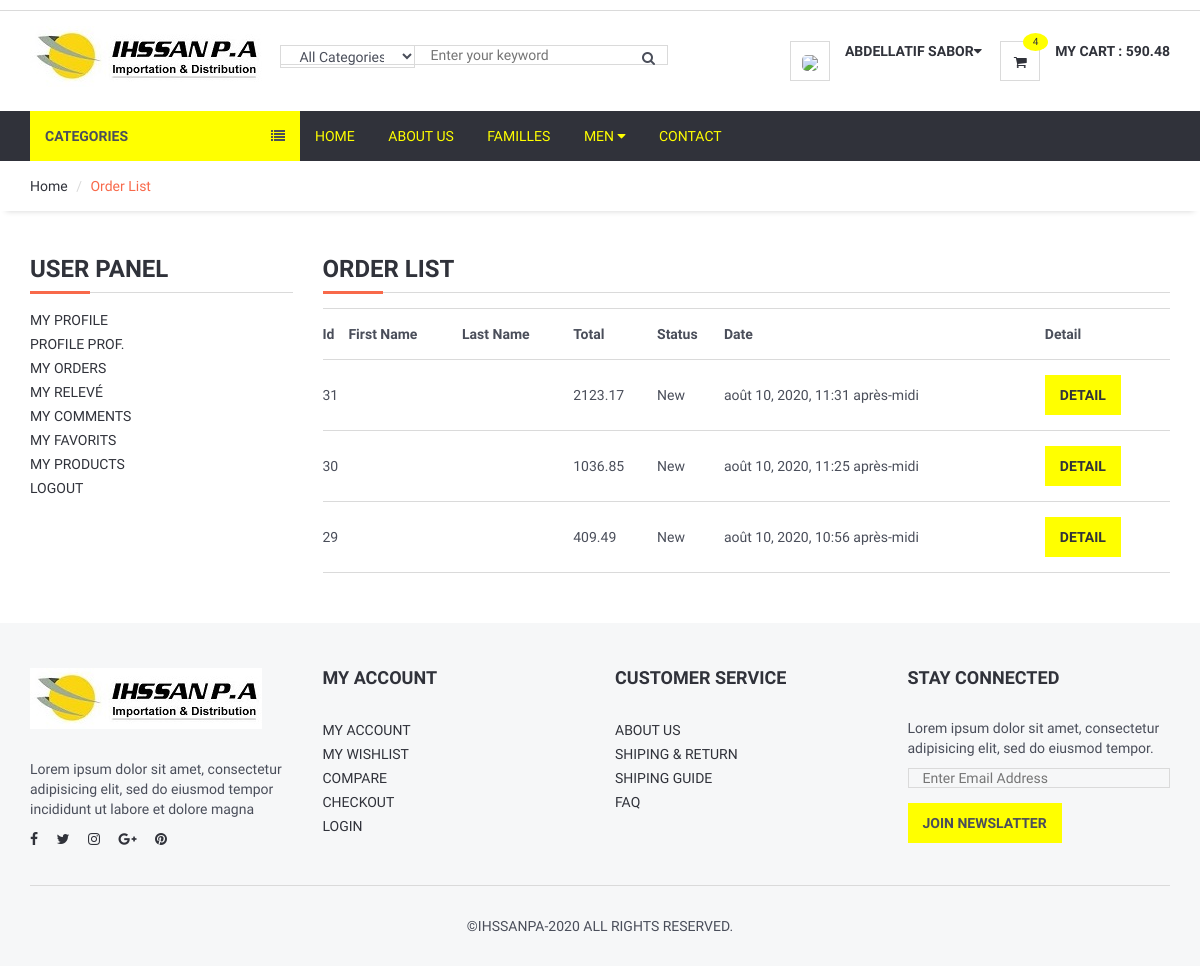
Screenshot of /user/orders (signed in) with the database file from the repository.
### order/models.py (models this page shows, shortened)
class Order(models.Model):
    STATUS = (
        ('New','New'),
        ('Export','Export'),
    )
    user = models.ForeignKey(User, on_delete=models.SET_NULL, null=True)
    code = models.CharField(max_length=5, editable=False)
    note = models.CharField(null=True, max_length=100)
    total=models.FloatField(default=1)
    status = models.CharField(choices=STATUS, default='New', max_length=10)
    ip = models.CharField(blank=True, max_length=20)
    adminnote=models.CharField(null=True, max_length=100)
    date = models.DateField(auto_now_add=True)
    create_at = models.DateTimeField(auto_now_add=True)
    update_at = models.DateTimeField(auto_now=True)

### user/views.py (the view)
# urls.py: path('orders', views.user_orders, name='user_orders'),
@login_required(login_url='/login')
def user_orders(request):
    category = Category.objects.all()
    current_user = request.user
    orders = Order.objects.filter(user_id=current_user.id).order_by('-id')
    context = {
        'category':category,
        'orders' : orders
                }
    return render(request,'user_orders.html', context)

### home/templatetags/myapptags.py (called while the page is built)
@register.simple_tag
def categorylist():
    return Category.objects.all()

@register.simple_tag
def shopcartcount(userid):
    count = ShopCart.objects.filter(user_id=userid).count()
    return count

@register.simple_tag
def totalcart(userid):
    shopcart = ShopCart.objects.filter(user_id=userid)
    total=0
    for rs in shopcart:
        total += rs.quantity * (rs.product.price - (rs.product.price * (rs.product.remise / 100)))
    return total

### user/templates/user_orders.html (shortened to what this page needs)
{% extends "_homebase.html" %}
    {% load static %}
{% block header %}{% include "_header.html" %}{% endblock %}
{% block sidebar %}{% include "_sidebar.html" %}{% endblock %}
{% block body %}
	<div id="breadcrumb">
		<div class="container">
			<ul class="breadcrumb">
				<li><a href="/">Home</a></li>
				<li class="active">Order List</li>
			</ul>
		</div>
	</div>
	<div class="section">
		<div class="container">
			<div class="row">
					<div class="col-md-3">
						{% include "user_panel.html" %}
					</div>
					<div class="col-md-9">
						<div class="order-summary clearfix">
							<div class="section-title">
								<h3 class="title">Order List</h3>
							</div>
							<table class="shopping-cart-table table">
								<tr>
										<th class="text-left">Id</th>
										<th class="text-left">First Name</th>
										<th class="text-left">Last Name</th>
										<th class="text-left">Total</th>
										<th class="text-left">Status</th>
										<th class="text-left">Date</th>
										<th class="text-left">Detail</th>
								</tr>
								{% for rs in orders %}
									<tr>
										<td class="text-left">{{rs.id}}</td>
										<td class="text-left">{{rs.first_name}}</td>
										<td class="text-left">{{rs.last_name}}</td>
										<td class="text-left">{{rs.total| stringformat:".2f"}}</td>
										<td class="text-left">{{rs.status}}</td>
										<td class="text-left">{{rs.create_at}}</td>
										<td class="text-left"><a class="primary-btn"  href="/user/orderdetail/{{rs.id}}">Detail</a></td>
									</tr>
								{% endfor %}
							</table>
						</div>
					</div>
			</div>
		</div>
	</div>
{% endblock %}
{% block footer %}{% include "_footer.html" %}{% endblock %}

### home/templates/_homebase.html (shortened to what this page needs)
<!DOCTYPE html>
<html lang="en">
<head>
    {% load static %}
	<link type="text/css" rel="stylesheet" href="{% static 'css/bootstrap.min.css' %}" />
	<link type="text/css" rel="stylesheet" href="{% static 'css/slick.css' %}" />
	<link type="text/css" rel="stylesheet" href="{% static 'css/slick-theme.css' %}" />
	<link type="text/css" rel="stylesheet" href="{% static 'css/nouislider.min.css' %}" />
	<link rel="stylesheet" href="{% static 'css/font-awesome.min.css' %}">
	<link type="text/css" rel="stylesheet" href="{% static 'css/style.css' %}" />
<link rel="stylesheet" href="https://ajax.googleapis.com/ajax/libs/jqueryui/1.11.4/themes/smoothness/jquery-ui.css">
</head>
<body>
	  {% block header %} {% endblock %}
      {% block sidebar %} {% endblock %}
      {% block body %} {% endblock %}
	  {% block footer %} {% endblock %}
</body>
</html>

### home/templates/_header.html (shortened to what this page needs)
  {% load static %}
	<header>
		<div id="top-header">
		</div>
		<div id="header">
			<div class="container">
				<div class="pull-left">
					<div class="header-logo">
						<a class="logo" href="/">
							<img src="{% static '/' %}img/logo.jpg" alt="">
						</a>
					</div>
					<div class="header-search">
						<form action="/search/" method="POST">
							<input class="input search-input" id="query" name="query"  type="text" placeholder="Enter your keyword">
							<select class="input search-categories" id="catid" name="catid" style="height:23px">
								<option value="0">All Categories</option>
							{% load myapptags %}
								{% load mptt_tags %}
							</select>
							<button class="search-btn" style="height:25px"><i class="fa fa-search"></i></button>
						</form>
					</div>
				</div>
				<div class="pull-right">
					<ul class="header-btns">
						<li class="header-account dropdown default-dropdown">
                            {% if user.id is not None %}
                            <div class="dropdown-toggle" role="button" data-toggle="dropdown" aria-expanded="true">
								<div class="header-btns-icon">
							<img src="{{request.session.userimage}}" style="height:40px;border-radius:30%">
								</div>
								<strong class="text-uppercase">{{ user.first_name }}  {{ user.last_name }}<i class="fa fa-caret-down"></i></strong>
							</div>
                            {% else %}
							<a href="/login" class="text-uppercase">Login</a> /
                            <a href="/signup" class="text-uppercase">Sign Up</a>
                            {% endif %}
						</li>
						<li class="header-cart dropdown default-dropdown">
							<a href="/shopcart/" >
								<div class="header-btns-icon">
									<i class="fa fa-shopping-cart"></i>
										{% load myapptags  %}
										{% shopcartcount user.id as count  %}
									<span class="qty">{{count}}</span>
								</div>
										{% load myapptags  %}
										{% totalcart user.id as total  %}
								<strong class="text-uppercase">My Cart : {{total  | stringformat:".2f"}}</strong>
							</a>
						</li>
					</ul>
				</div>
			</div>
		</div>
	</header>

### home/templates/_sidebar.html (shortened to what this page needs)
	  {% load static %}
	<div id="navigation">
		<div class="container">
			<div id="responsive-nav">
				{% if page %}
				<div class="category-nav">
					{% else %}
				<div class="category-nav show-on-click">
					{% endif %}
					<span class="category-header">Categories <i class="fa fa-list"></i></span>
					{% load myapptags %}
					{% load mptt_tags %}
				</div>
				<div class="menu-nav">
					<ul class="menu-list">
						<li><a href="/">Home</a></li>
						<li><a href="/about">About us</a></li>
						<li><a href="/famille">Familles</a></li>
						<li class="dropdown mega-dropdown full-width"><a class="dropdown-toggle" data-toggle="dropdown" aria-expanded="true">Men <i class="fa fa-caret-down"></i></a>
						</li>
						<li><a href="/contact">Contact</a></li>
				</div>
			</div>
		</div>
	</div>

### home/templates/_slider.html (shortened to what this page needs)
  {% load static %}

### user/templates/user_panel.html
<div class="billing-details">
    <div class="section-title">
        <h3 class="title">User Panel</h3>
    </div>
    <div class="aside">
    <ul class="list-links">
        <li><a href="/user">My Profile</a> </li>
        <li><a href="/user/profile_pro">Profile Prof.</a> </li>
        <li><a href="/user/orders">My Orders</a> </li>
        <li><a href="/user/releve">My Relevé</a> </li>
        <li><a href="/user/comments">My Comments</a> </li>
        <li><a href="/user/favorits">My Favorits</a> </li>
        <li><a href="/user/order_product">My Products</a> </li>
        <li><a href="/logout">Logout</a> </li>
    </ul>
    </div>
</div>

### home/templates/_footer.html (shortened to what this page needs)
	  {% load static %}
	<footer id="footer" class="section section-grey">
		<div class="container">
			<div class="row">
				<div class="col-md-3 col-sm-6 col-xs-6">
					<div class="footer">
						<div class="footer-logo">
						<a class="logo" href="/">
							<img src="{% static '/' %}img/logo.jpg" alt="">
						</a>
						</div>
						<p>Lorem ipsum dolor sit amet, consectetur adipisicing elit, sed do eiusmod tempor incididunt ut labore et dolore magna</p>
						<ul class="footer-social">
							<li><a href="#"><i class="fa fa-facebook"></i></a></li>
							<li><a href="#"><i class="fa fa-twitter"></i></a></li>
							<li><a href="#"><i class="fa fa-instagram"></i></a></li>
							<li><a href="#"><i class="fa fa-google-plus"></i></a></li>
							<li><a href="#"><i class="fa fa-pinterest"></i></a></li>
						</ul>
					</div>
				</div>
				<div class="col-md-3 col-sm-6 col-xs-6">
					<div class="footer">
						<h3 class="footer-header">My Account</h3>
						<ul class="list-links">
							<li><a href="#">My Account</a></li>
							<li><a href="#">My Wishlist</a></li>
							<li><a href="#">Compare</a></li>
							<li><a href="#">Checkout</a></li>
							<li><a href="#">Login</a></li>
						</ul>
					</div>
				</div>
				<div class="col-md-3 col-sm-6 col-xs-6">
					<div class="footer">
						<h3 class="footer-header">Customer Service</h3>
						<ul class="list-links">
							<li><a href="#">About Us</a></li>
							<li><a href="#">Shiping & Return</a></li>
							<li><a href="#">Shiping Guide</a></li>
							<li><a href="#">FAQ</a></li>
						</ul>
					</div>
				</div>
				<div class="col-md-3 col-sm-6 col-xs-6">
					<div class="footer">
						<h3 class="footer-header">Stay Connected</h3>
						<p>Lorem ipsum dolor sit amet, consectetur adipisicing elit, sed do eiusmod tempor.</p>
						<form>
							<div class="form-group">
								<input class="input" placeholder="Enter Email Address">
							</div>
							<button class="primary-btn">Join Newslatter</button>
						</form>
					</div>
				</div>
			</div>
			<hr>
			<div class="row">
				<div class="col-md-8 col-md-offset-2 text-center">
					<div class="footer-copyright">
						&copy;IHSSANPA-<script>document.write(new Date().getFullYear());</script> All rights reserved.
					</div>
				</div>
			</div>
		</div>
	</footer>

### rows the page displays
Order: id "31", total "2123.17", status "New", create_at "août 10, 2020, 11:31 après-midi"
Order: id "30", total "1036.85", status "New", create_at "août 10, 2020, 11:25 après-midi"
Order: id "29", total "409.49", status "New", create_at "août 10, 2020, 10:56 après-midi"

### other values shown
{{ user.first_name }} "ABDELLATIF"
{{ user.last_name }} "SABOR"
{{ count }} "4"
{{ total  | stringformat:".2f" }} "590.48"
